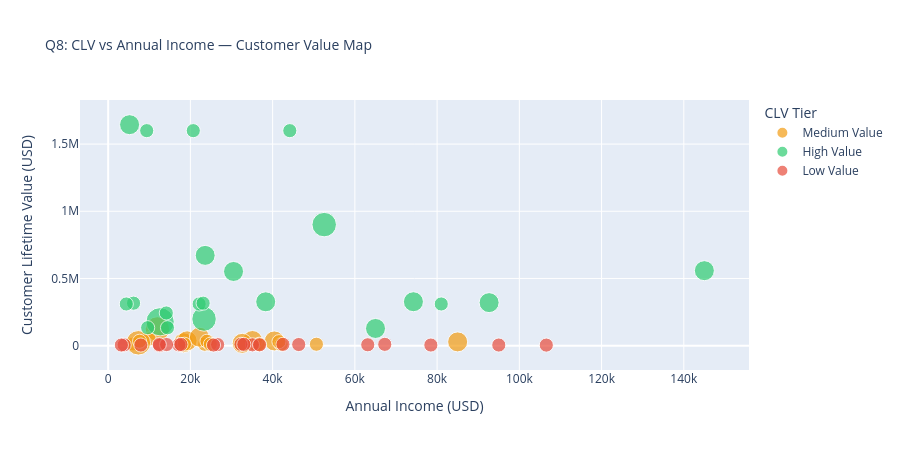

Notebook code cell kept with this figure:
### Code cell
# Chart 4 — CLV vs Annual Income Scatter
fig4 = px.scatter(
    clv_df,
    x='annual_income_usd',
    y='clv',
    color='clv_tier',
    color_discrete_map=colors_map,
    size='transaction_count',
    hover_data=['full_name','country','employment_type'],
    title='Q8: CLV vs Annual Income — Customer Value Map',
    labels={
        'annual_income_usd': 'Annual Income (USD)',
        'clv':               'Customer Lifetime Value (USD)',
        'clv_tier':          'CLV Tier',
    },
)
fig4.update_layout(height=450, title_font_size=14)
fig4.show()

### Figure 1 — Plotly figure (JSON) as saved in the notebook; plotly's stock layout.template omitted (floating-point values rounded to 4 significant figures)
{"data": [{"customdata": [["Rajesh Singh", "India", "Self-Employed"], ["Pooja Reddy", "India", "Salaried"], ["Nisha Gupta", "India", "Business"], ["Meena Singh", "India", "Business"], ["Lakshmi Pillai", "India", "Salaried"], ["Nisha Reddy", "India", "Salaried"], ["Deepa Joshi", "India", "Self-Employed"], ["Vikram Sharma", "India", "Business"], ["Rajesh Kumar", "India", "Salaried"], ["Rekha Gupta", "India", "Salaried"], ["Kavya Mishra", "India", "Salaried"], ["Priya Reddy", "India", "Self-Employed"], ["Lakshmi Nair", "India", "Self-Employed"], ["Pooja Pillai", "India", "Self-Employed"], ["Ravi Kumar", "India", "Self-Employed"], ["Sanjay Shah", "India", "Salaried"], ["Meena Chauhan", "India", "Self-Employed"], ["Manoj Mishra", "India", "Salaried"], ["Manoj Patel", "India", "Business"], ["Swathi Joshi", "India", "Self-Employed"], ["Robert Williams", "USA", "Salaried"], ["Yuki Yamamoto", "Japan", "Salaried"]], "hovertemplate": "CLV Tier=Medium Value<br>Annual Income (USD)=%{x}<br>Customer Lifetime Value (USD)=%{y}<br>transaction_count=%{marker.size}<br>full_name=%{customdata[0]}<br>country=%{customdata[1]}<br>employment_type=%{customdata[2]}<extra></extra>", "legendgroup": "Medium Value", "marker": {"color": "#f39c12", "size": [2, 1, 2, 1, 1, 2, 2, 1, 1, 3, 1, 3, 2, 1, 2, 1, 1, 1, 1, 1, 2, 1], "sizemode": "area", "sizeref": 0.01, "symbol": "circle"}, "mode": "markers", "name": "Medium Value", "orientation": "v", "showlegend": true, "type": "scatter", "x": [18340.0, 6066.0, 40410.0, 36400.0, 23480.0, 19210.0, 22180.0, 42100.0, 24040.0, 11970.0, 9979.0, 7354.0, 35100.0, 32250.0, 32600.0, 24860.0, 18550.0, 7636.0, 50650.0, 36740.0, 85000.0, 41540.0], "xaxis": "x", "y": [21560.0, 12570.0, 35040.0, 10160.0, 10430.0, 35890.0, 62980.0, 10160.0, 32830.0, 124000.0, 49920.0, 21130.0, 38200.0, 12300.0, 17230.0, 10430.0, 10430.0, 32640.0, 10430.0, 10430.0, 28050.0, 29420.0], "yaxis": "y"}, {"customdata": [["Deepa Sharma", "India", "Self-Employed"], ["Ravi Iyer", "India", "Salaried"], ["Rajesh Gupta", "India", "Self-Employed"], ["Ravi Kumar", "India", "Salaried"], ["Rahul Patel", "India", "Salaried"], ["Swathi Verma", "India", "Salaried"], ["Rekha Kumar", "India", "Salaried"], ["Pooja Kumar", "India", "Salaried"], ["Swathi Mishra", "India", "Salaried"], ["Kiran Singh", "India", "Self-Employed"], ["Lakshmi Mishra", "India", "Self-Employed"], ["Kiran Kumar", "India", "Business"], ["Anitha Pillai", "India", "Salaried"], ["Lakshmi Nair", "India", "Self-Employed"], ["Anitha Singh", "India", "Business"], ["Suresh Patel", "India", "Salaried"], ["Kavya Sharma", "India", "Retired"], ["Nisha Joshi", "India", "Business"], ["Meena Iyer", "India", "Salaried"], ["Michael Brown", "USA", "Business"], ["Charlotte Davies", "UK", "Business"], ["Hans Mueller", "Germany", "Self-Employed"]], "hovertemplate": "CLV Tier=High Value<br>Annual Income (USD)=%{x}<br>Customer Lifetime Value (USD)=%{y}<br>transaction_count=%{marker.size}<br>full_name=%{customdata[0]}<br>country=%{customdata[1]}<br>employment_type=%{customdata[2]}<extra></extra>", "legendgroup": "High Value", "marker": {"color": "#2ecc71", "size": [4, 3, 1, 1, 2, 1, 1, 1, 1, 2, 1, 1, 1, 3, 2, 2, 1, 2, 1, 2, 2, 2], "sizemode": "area", "sizeref": 0.01, "symbol": "circle"}, "mode": "markers", "name": "High Value", "orientation": "v", "showlegend": true, "type": "scatter", "x": [12640.0, 23320.0, 9605.0, 22130.0, 23600.0, 14140.0, 20700.0, 23100.0, 9376.0, 38320.0, 44170.0, 81010.0, 6181.0, 52540.0, 65020.0, 5211.0, 4410.0, 30490.0, 14430.0, 145000.0, 74240.0, 92650.0], "xaxis": "x", "y": [177600.0, 198300.0, 133500.0, 310000.0, 671800.0, 243200.0, 1600000.0, 316100.0, 1600000.0, 326300.0, 1600000.0, 310000.0, 316100.0, 900700.0, 127800.0, 1644000.0, 310000.0, 552100.0, 133500.0, 558000.0, 326800.0, 320100.0], "yaxis": "y"}, {"customdata": [["Venkat Patel", "India", "Self-Employed"], ["Ravi Nair", "India", "Self-Employed"], ["Vikram Joshi", "India", "Business"], ["Sunita Gupta", "India", "Business"], ["Suresh Pillai", "India", "Salaried"], ["Ravi Mehta", "India", "Salaried"], ["Rahul Kumar", "India", "Self-Employed"], ["Rekha Kumar", "India", "Self-Employed"], ["Arjun Kumar", "India", "Self-Employed"], ["Vikram Iyer", "India", "Salaried"], ["Sanjay Singh", "India", "Business"], ["Venkat Mishra", "India", "Self-Employed"], ["Manoj Iyer", "India", "Self-Employed"], ["Kiran Shah", "India", "Salaried"], ["Anitha Gupta", "India", "Retired"], ["Ravi Joshi", "India", "Business"], ["Amit Gupta", "India", "Salaried"], ["James Mitchell", "USA", "Self-Employed"], ["Lena Schmidt", "Germany", "Business"], ["Priya Nair", "Singapore", "Self-Employed"], ["roja", "India", "Salaried"]], "hovertemplate": "CLV Tier=Low Value<br>Annual Income (USD)=%{x}<br>Customer Lifetime Value (USD)=%{y}<br>transaction_count=%{marker.size}<br>full_name=%{customdata[0]}<br>country=%{customdata[1]}<br>employment_type=%{customdata[2]}<extra></extra>", "legendgroup": "Low Value", "marker": {"color": "#e74c3c", "size": [1, 1, 1, 1, 1, 1, 1, 1, 1, 1, 1, 1, 1, 1, 1, 1, 1, 1, 1, 1, 1], "sizemode": "area", "sizeref": 0.01, "symbol": "circle"}, "mode": "markers", "name": "Low Value", "orientation": "v", "showlegend": true, "type": "scatter", "x": [46340.0, 35090.0, 67270.0, 63130.0, 17190.0, 12510.0, 7951.0, 42510.0, 26620.0, 14210.0, 32300.0, 32980.0, 36820.0, 12430.0, 3897.0, 17700.0, 25620.0, 95000.0, 78480.0, 106600.0, 3210.0], "xaxis": "x", "y": [8292.0, 6152.0, 9630.0, 6420.0, 5618.0, 1872.0, 4548.0, 9630.0, 7758.0, 8292.0, 9630.0, 9630.0, 6152.0, 8292.0, 5618.0, 8828.0, 4548.0, 4548.0, 4548.0, 4012.0, 4548.0], "yaxis": "y"}], "layout": {"height": 450, "legend": {"itemsizing": "constant", "title": {"text": "CLV Tier"}, "tracegroupgap": 0}, "title": {"font": {"size": 14}, "text": "Q8: CLV vs Annual Income — Customer Value Map"}, "xaxis": {"anchor": "y", "domain": [0, 1], "title": {"text": "Annual Income (USD)"}}, "yaxis": {"anchor": "x", "domain": [0, 1], "title": {"text": "Customer Lifetime Value (USD)"}}}}
